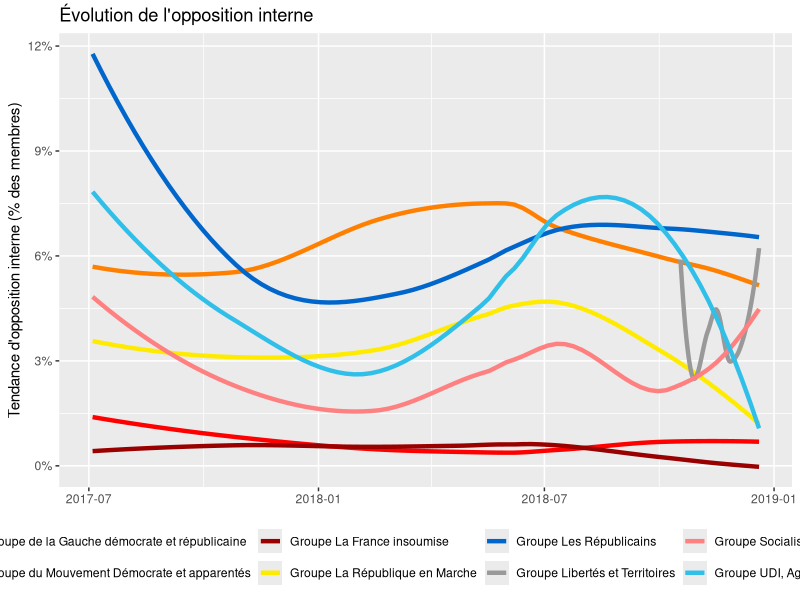

This figure's R source:
library(ggplot2)
library(scales)
library(dplyr)

df <- readr::read_csv('prepared.csv') %>%
  arrange(group)

g <- ggplot(data = df, aes(x = date, y = dissent, color = group)) +
  geom_smooth(method = "loess", se = FALSE, size = 1.5) +
  labs(title = "Évolution de l'opposition interne",
     y = "Tendance d'opposition interne (% des membres)",
     x = NULL) +
  scale_y_continuous(labels = scales::percent_format(accuracy = 1)) +
  scale_color_manual(values = c("#FF0000", "#FF8000", "#990000", "#FFEB00", "#0066CC", "#999999", "#FF8080", "#30BFE9")) +
  theme_grey(base_size = 11) +
  theme(legend.title = element_blank(), legend.position = "bottom")

ggsave(g, filename = "whip_graph.png", width = 10, height = 5, units = "in")
